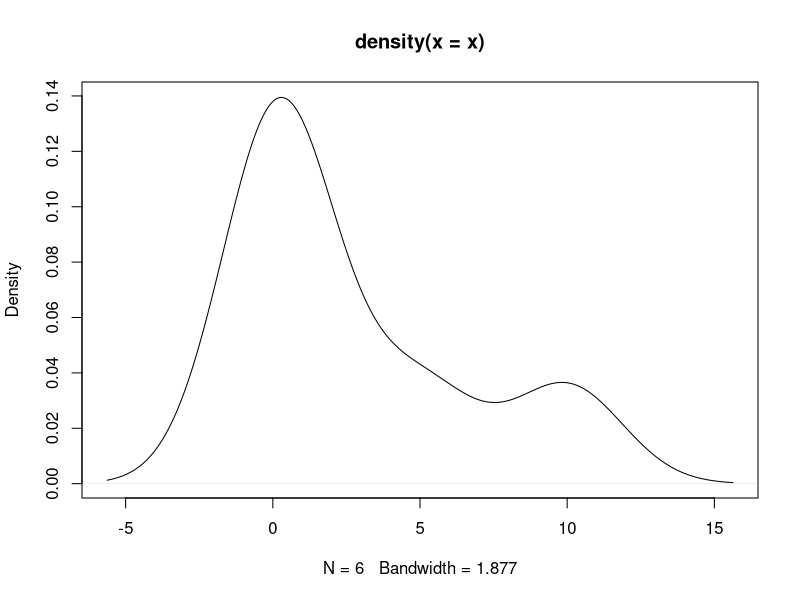
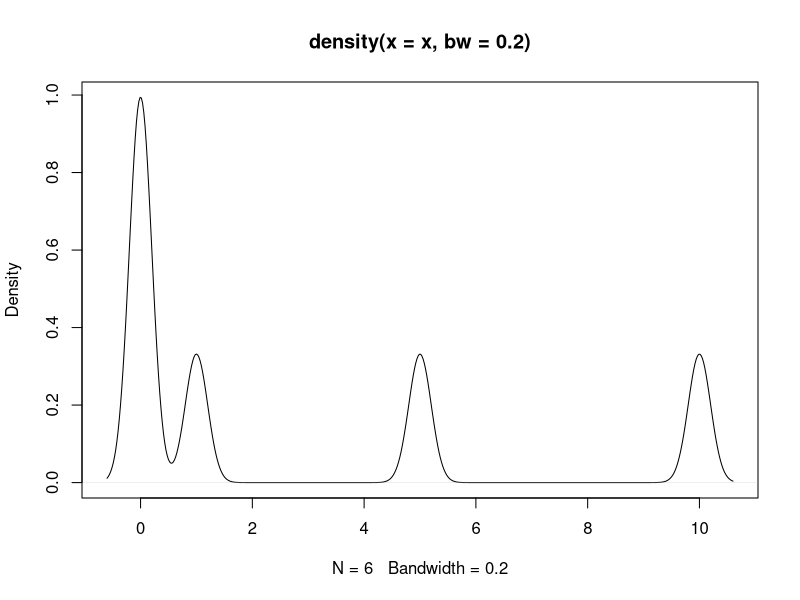
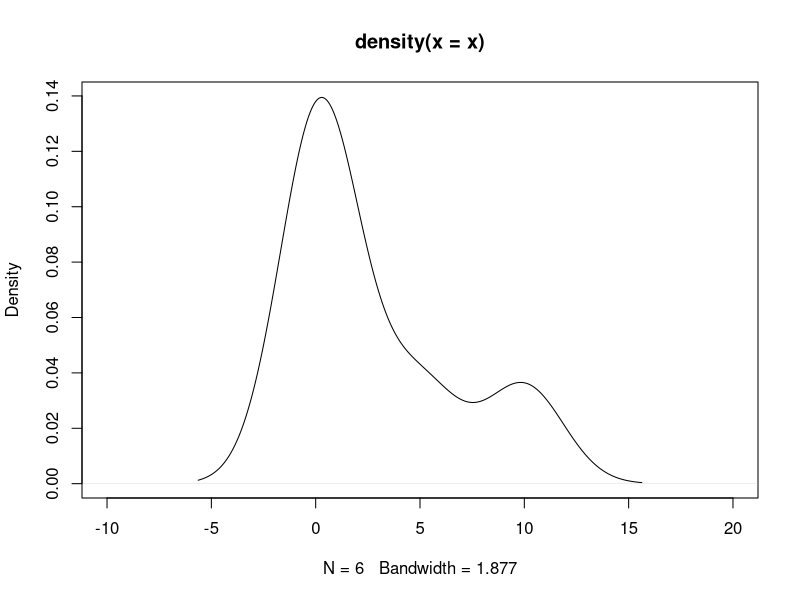
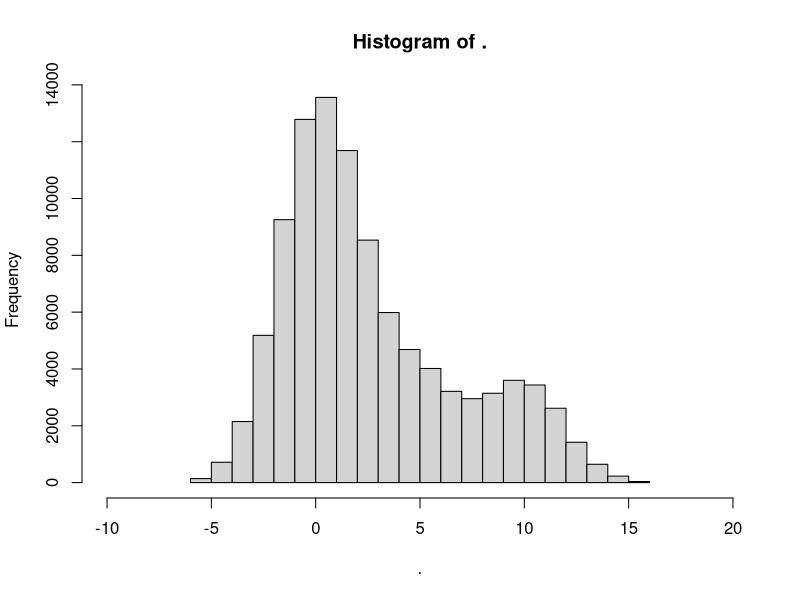
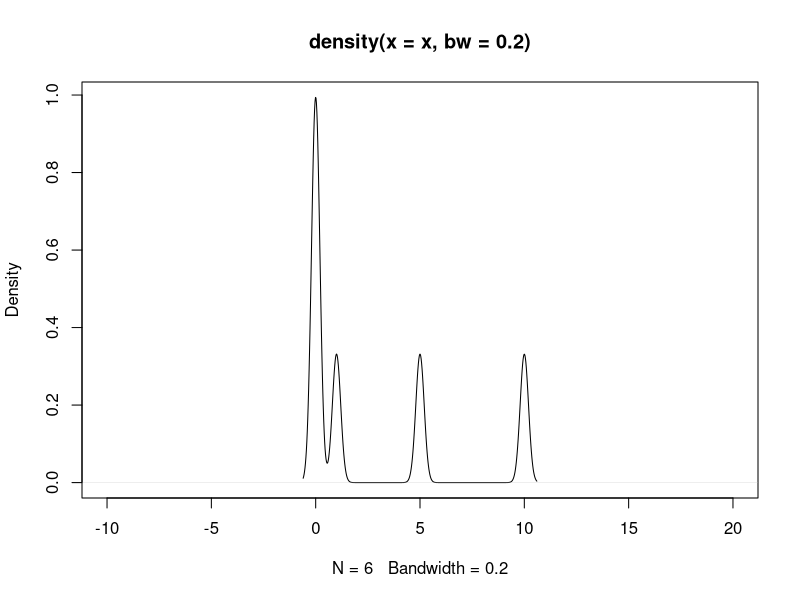
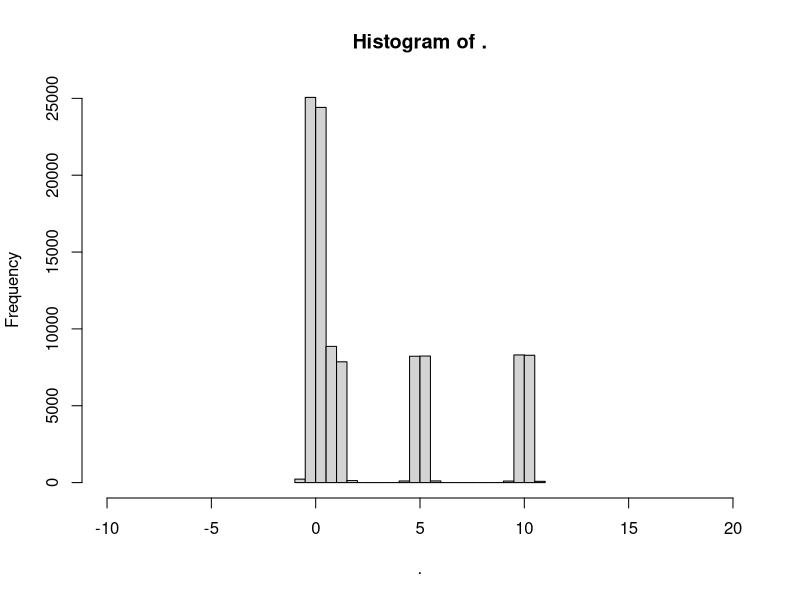
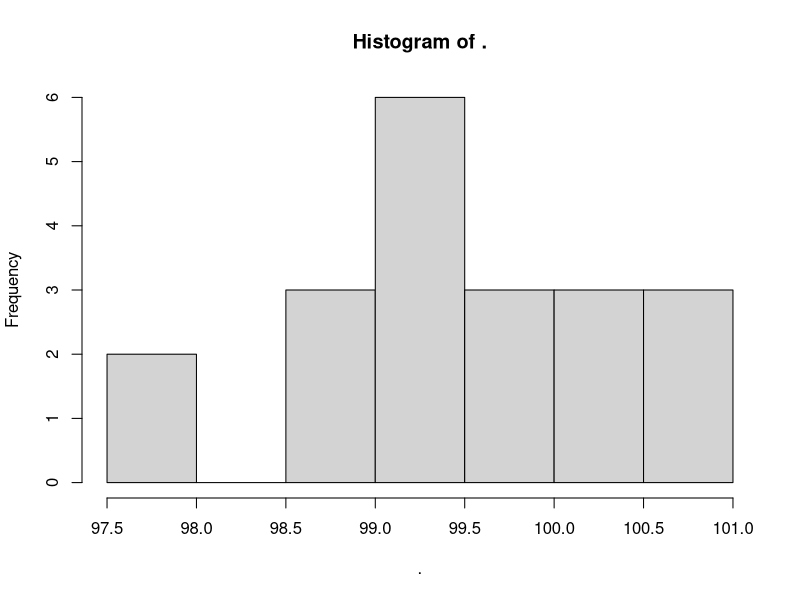
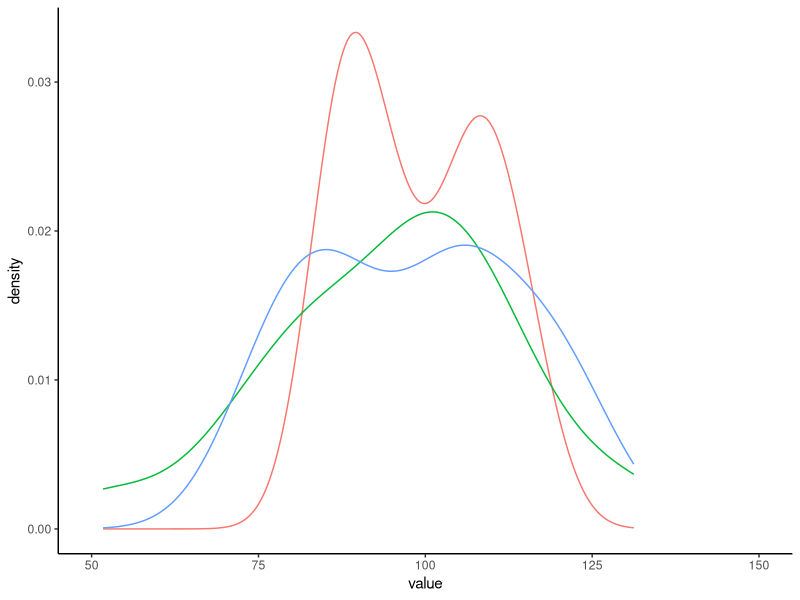

Source code (R) for these figures, in order:


#************************************************************
# ESTIMATING A DENSITY FUNCTION FROM UNIVARIATE DATA 
#************************************************************

library("tidyverse")


# Example data: 
x <- c(0, 0, 0, 1, 5, 10)


# Estimate density using density( ) function: 
?density

x.dens.1 <- density(x)  # bandwidth automatically selected

# change the bandwidth to be narrower: 
x.dens.2 <- density(x, bw = .2)  # bw defines the bandwidth 


# plot the densities: 
plot(x.dens.1)
plot(x.dens.2)


# examine the density object: 
x.dens.1
names(x.dens.1)
str(x.dens.1)

# question: how to sample discrete random variables from this estimated density function? 
sample(x.dens.1$x, 100) 

# compare estimated density and sample from the estimated density: 
x.dens.1 %>% plot(xlim = c(-10, 20))
sample(x.dens.1$x, 
       prob = x.dens.1$y, 
       100000,
       replace = TRUE) %>% hist(xlim =c(-10, 20))



x.dens.2 %>% plot(xlim = c(-10, 20))
sample(x.dens.2$x,
       prob = x.dens.2$y, 
       100000, 
       replace = TRUE) %>% hist(xlim =c(-10, 20))




#*****************************************
# small sample from a known normal dist -------
#*****************************************

rnorm(20, 100) %>% hist



# get 10 replications at once, save in a df
?replicate

p1.normal.samples <- 
      replicate(3, rnorm(20,100, 15)) %>% 
      as.tibble() %>% 
      bind_cols(data.frame(obs = 1:20)) %>% 
      select(obs, 
             everything()) %>% 

      # gather into single col to plot:       
      gather(key = "sample_number", 
             value = "value", 
             -obs) %>% 
      
      # draw plot:       
      ggplot(aes(x = value,
                 col = sample_number,
                 group = sample_number)) + 
      geom_density() + 
      coord_cartesian(xlim = c(50,150)) + 
      
      theme_classic() + 
      
      # removes legend but doesn't rescale plot: 
      # guides(fill = "false") + 
      
      theme(legend.position = "none"); p1.normal.samples



